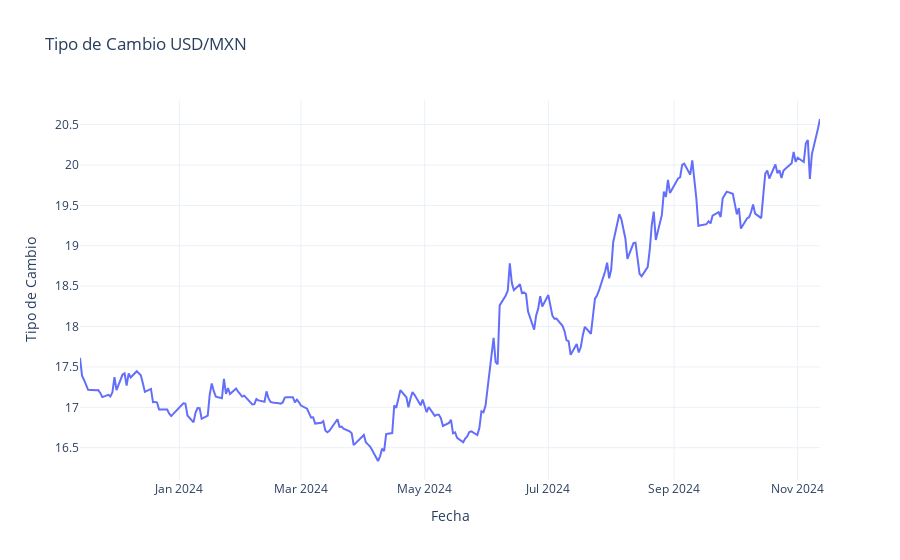
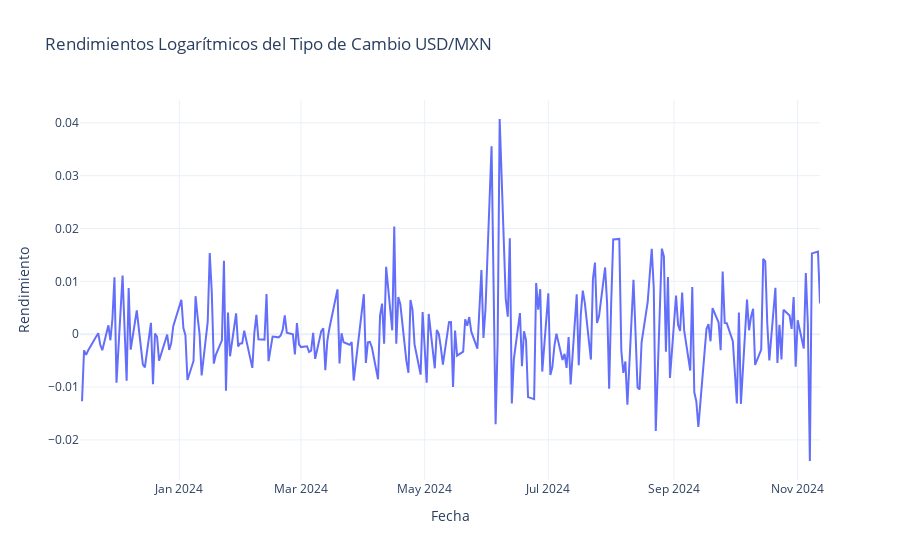

Write notebook code for charts like these, in order.
### Markdown cell above
## 2. Recolección de Datos
### 2.1 Datos de Tipo de Cambio (Banxico)

### Code cell
# Obtener datos de tipo de cambio USD/MXN desde Banxico
fx_data = collector.get_banxico_data(start_date_str, end_date_str)

# Verificar si se obtuvieron datos
if fx_data.empty:
    print("No se obtuvieron datos de tipo de cambio USD/MXN.")
else:
    # Visualizar el tipo de cambio USD/MXN
    fig = go.Figure()
    fig.add_trace(go.Scatter(
        x=fx_data.index,
        y=fx_data['usdmxn_fix'],
        mode='lines',
        name='USD/MXN Fix'
    ))

    fig.update_layout(
        title='Tipo de Cambio USD/MXN',
        xaxis_title='Fecha',
        yaxis_title='Tipo de Cambio',
        template='plotly_white'
    )
    fig.show()

    # Estadísticas básicas del tipo de cambio
    print("\nEstadísticas del Tipo de Cambio USD/MXN:")
    print(fx_data['usdmxn_fix'].describe())
    
    # Calcular los rendimientos logarítmicos del tipo de cambio
    fx_data['returns'] = np.log(fx_data['usdmxn_fix'] / fx_data['usdmxn_fix'].shift(1))

    # Visualizar rendimientos del tipo de cambio USD/MXN
    fig = go.Figure()
    fig.add_trace(go.Scatter(
        x=fx_data.index,
        y=fx_data['returns'],
        mode='lines',
        name='Rendimientos USD/MXN'
    ))

    fig.update_layout(
        title='Rendimientos Logarítmicos del Tipo de Cambio USD/MXN',
        xaxis_title='Fecha',
        yaxis_title='Rendimiento',
        template='plotly_white'
    )
    fig.show()

    # Estadísticas básicas de los rendimientos
    print("\nEstadísticas de los Rendimientos del Tipo de Cambio USD/MXN:")
    print(fx_data['returns'].describe())

### Figure 1 — Plotly figure (JSON) as saved in the notebook; plotly's stock layout.template omitted (floating-point values rounded to 4 significant figures; data arrays with more than 128 entries replaced by an {"elided": "..."} marker saying what was removed)
{"data": [{"mode": "lines", "name": "USD/MXN Fix", "type": "scatter", "x": {"elided": "251 str values"}, "y": {"elided": "251 float values"}}], "layout": {"title": {"text": "Tipo de Cambio USD/MXN"}, "xaxis": {"title": {"text": "Fecha"}}, "yaxis": {"title": {"text": "Tipo de Cambio"}}}}

### Figure 2 — Plotly figure (JSON) as saved in the notebook; plotly's stock layout.template omitted (floating-point values rounded to 4 significant figures; data arrays with more than 128 entries replaced by an {"elided": "..."} marker saying what was removed)
{"data": [{"mode": "lines", "name": "Rendimientos USD/MXN", "type": "scatter", "x": {"elided": "251 str values"}, "y": {"elided": "251 float values"}}], "layout": {"title": {"text": "Rendimientos Logarítmicos del Tipo de Cambio USD/MXN"}, "xaxis": {"title": {"text": "Fecha"}}, "yaxis": {"title": {"text": "Rendimiento"}}}}
